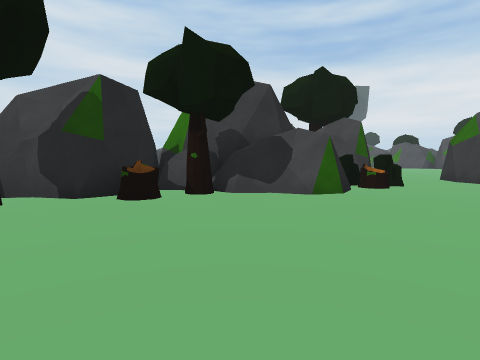
[1] (above)

16 first-person views from a walk through a 3-D level made in the Unity game engine. The camera is 1.2 m above the floor, tilts 4° down and sees 80° across. The floor is counted in squares, 2 m on a side. Each view is taken from the middle of a square. On the plan, view 1 faces up. The plan holds only what a view shows up to about 9 squares ahead; the rest is blank. The place goes on beyond the plan. The player character is not drawn.

[2]
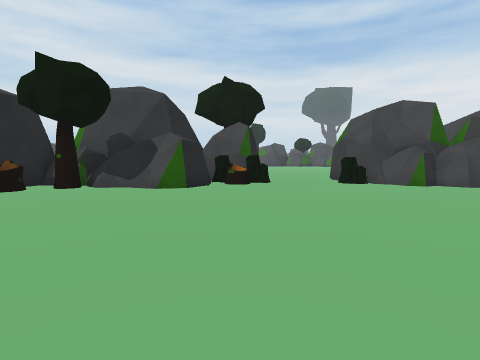

[3]
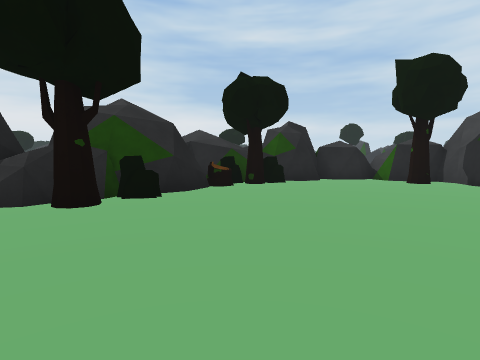

[4]
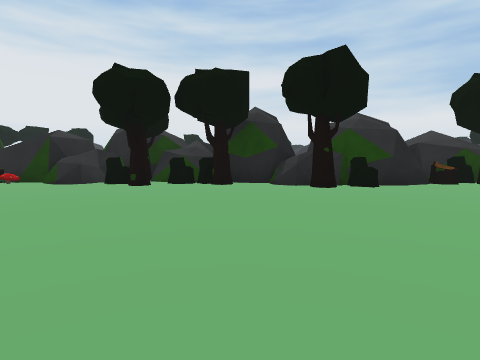

[5]
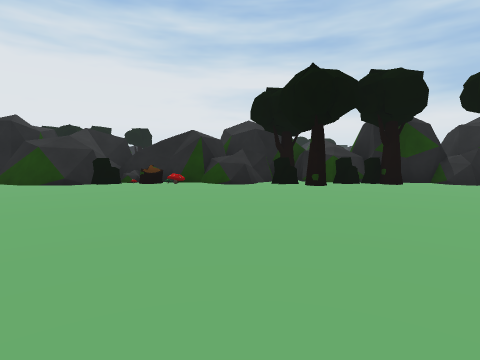

[6]
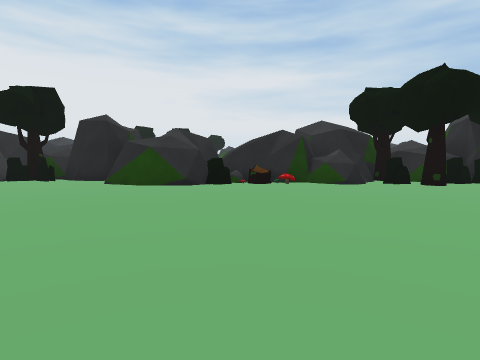

[7]
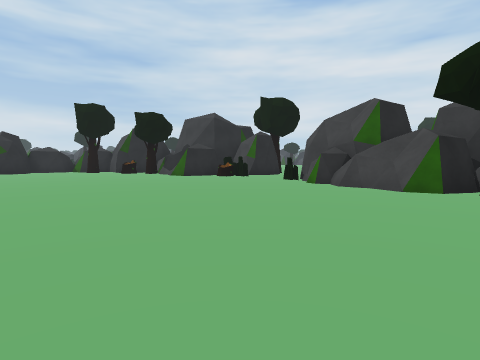

[8]
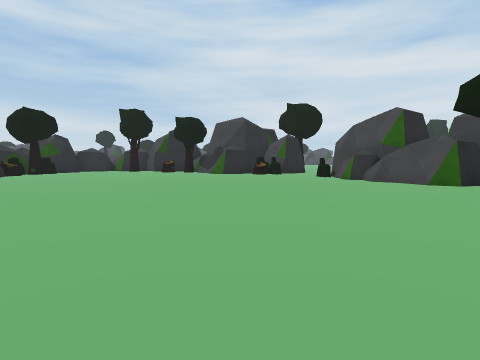

[9]
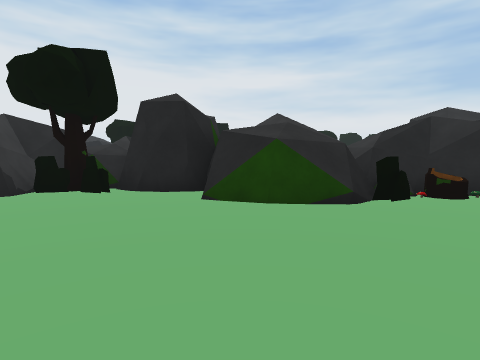

[10]
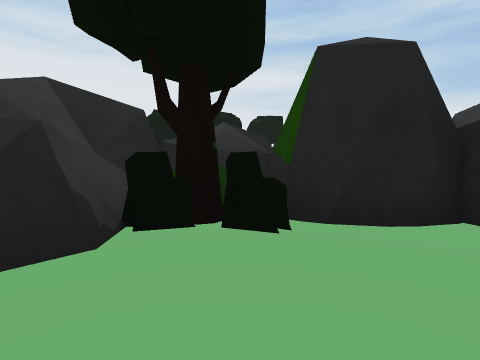

[11]
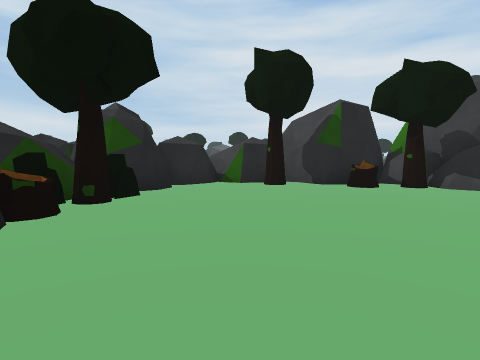

[12]
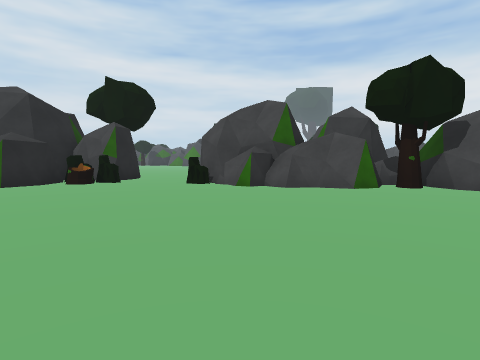

[13]
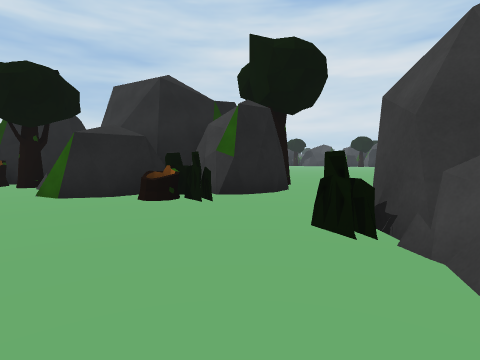

[14]
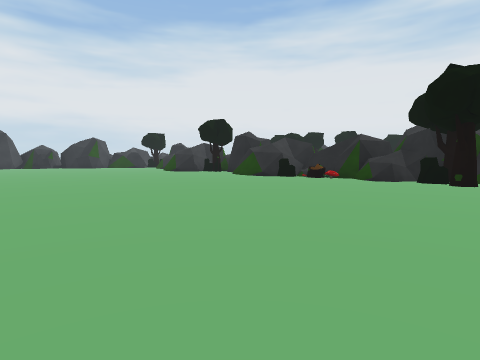

[15]
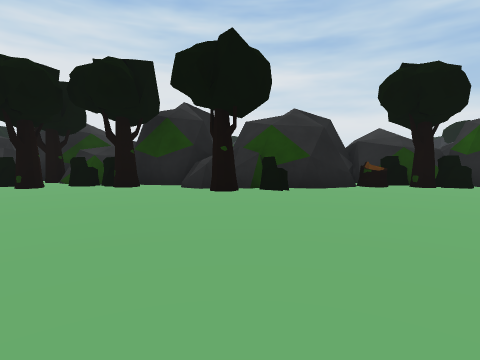

[16]
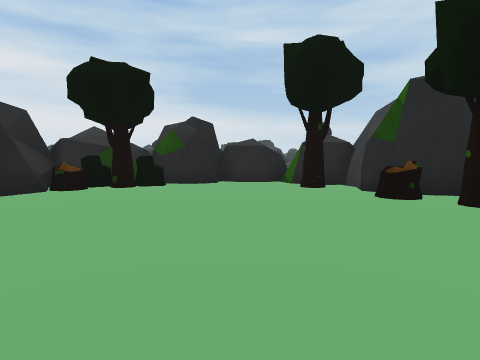

### Floor plan
Key: @ floor where view 1 was taken; # wall or solid block; . floor; ^ raised ledge; T tree; R rock; S stump; M mushroom; O other object.
Columns run from 8 left of view 1 to 11 right of it. Each row starts with its distance up from view 1.
 10            T.
  9            R...RRR
  8          ###..#  R
  7       ##RRRO..#RRRR#
  6    R  #RRRRS..ORRRRR
  5   RR#RST.R.......R.T
  4   RRTT..............
  3  RRR................
  2   RR................
  1    R................
  0 RRR#OS..@...........
 -1 RR ##TO.............
 -2     ###.............
 -3     ## OT...........
 -4        RR...........
 -5       ###T..........
 -6         #OOT........
 -7         ###O........
 -8          #TRR.......
 -9          ##RRMO.....
-10           ###SO.....
-11             #R##....
-12             #####...
-13                #....
-14                ##O..
-15               R#RTO^
-16                #####
-17                  ##

Where each view was taken, in squares from view 1:
view 1: 0 up, 0 right, facing up
view 2: 1 down, 3 right, facing up
view 3: 1 down, 4 right, facing left
view 4: 0 up, 6 right, facing down-left
view 5: 3 down, 9 right, facing down-left
view 6: 5 down, 11 right, facing down-left
view 7: 1 down, 11 right, facing up-left
view 8: 3 down, 11 right, facing up-left
view 9: 9 down, 11 right, facing down-left
view 10: 13 down, 11 right, facing down-left
view 11: 2 down, 1 right, facing up-left
view 12: 1 down, 7 right, facing up
view 13: 4 up, 7 right, facing up-left
view 14: 0 up, 8 right, facing down
view 15: 1 up, 4 right, facing down-left
view 16: 2 up, 3 right, facing left
